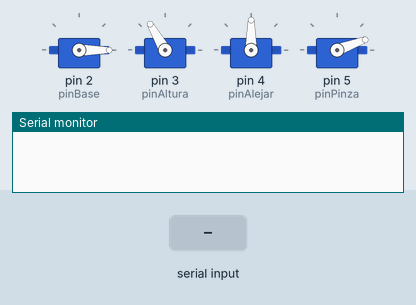
This sketch was run on a simulated Arduino Uno, built with avr-gcc and run on an emulated ATmega328P. On the bench: 4 × servo, the last lines printed to the serial monitor. Inputs (shaded band) come from the test bench.

Above: at 1.2 s.
1.3 s: "2\n" received over Serial
At 1.8 s:
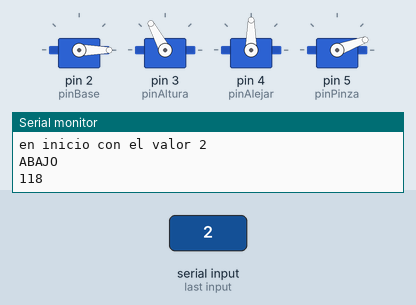
2.8 s: "90,45\n" received over Serial
At 2.97 s:
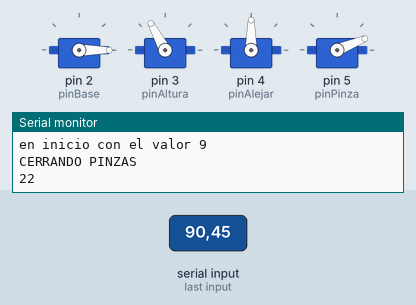
4.6 s: "30,150\n" received over Serial
At 4.77 s:
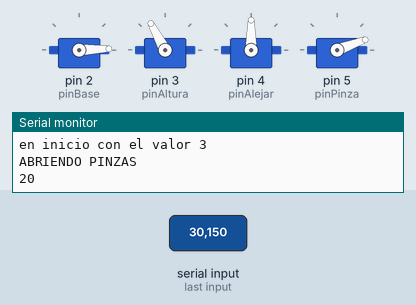
6.4 s: "8\n" received over Serial
At 6.9 s:
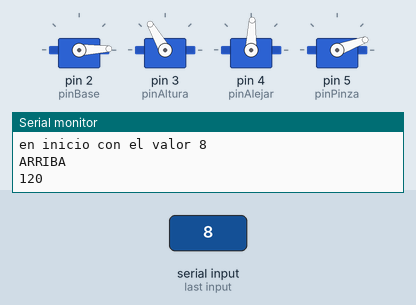
7.9 s: "200\n" received over Serial
At 9.3 s:
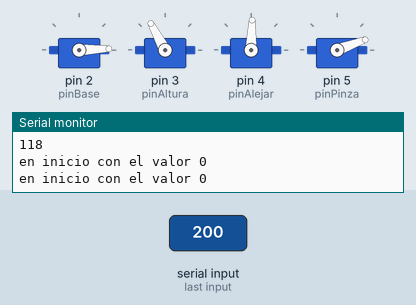
Timing chart, 0 to 10.4 s (numbered marks = the images above; inputs shaded):
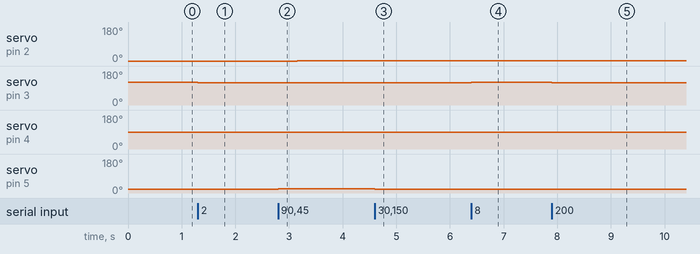

Measured:
- after the input at 1.3 s, servo on pin 3 (pinAltura): 120° → 118° at once
- after the input at 2.8 s, servo on pin 2 (pinBase): 0° → 2° after 0.35 s; servo on pin 5 (pinPinza): 20° → 22° at once
- after the input at 4.6 s, servo on pin 4 (pinAlejar): 90° → 88° after 0.35 s; servo on pin 5 (pinPinza): 22° → 20° at once
- after the input at 6.4 s, servo on pin 3 (pinAltura): 118° → 120° at once
- after the input at 7.9 s, servo on pin 3 (pinAltura): 120° → 118° at once

The sketch:

Proyectofisicafuncionando.ino
```cpp
#include <Servo.h>


Servo servoBase;
Servo servoAlejar;
Servo servoAltura;
Servo servoPinza;

int pinBase = 2; //base
int pinAltura = 3; // altura eje derecho//
int pinAlejar = 4; // alejar acercar eje izquierdo
int pinPinza = 5; //pinzas


int pinza = 20;
int base = 0;
int altura = 120;
int alejar = 90;


int a=0;

void setup() {
  // put your setup code here, to run once:
  Serial.begin(9600);
  servoBase.attach(pinBase);
  servoAltura.attach(pinAltura);
  servoAlejar.attach(pinAlejar);
  servoPinza.attach(pinPinza);
  servoBase.write(base);
  servoAlejar.write(alejar);
  servoAltura.write(altura);
  servoPinza.write(pinza);

}

void loop() {

  if (Serial.available()){
       a=Serial.read()-'0';

       if(a>=0){
           Serial.print("en inicio con el valor ");
           Serial.println(a);

         if(a==4){
          Serial.println("IZQUIERDA");
          if(base<175){
            base=base+2;
            servoBase.write(base);
            Serial.println(base);
            delay(150);
          }
        }
        else if(a==6){
          Serial.println("DERECHA");
          if(base>9){
            base=base-2;
            servoBase.write(base);
            Serial.println(base);
            delay(150);
          }
        }
        else if(a==8){
          //brazo hacia arriba
          Serial.println("ARRIBA");
          if(altura<160){
            altura=altura+2;
            servoAltura.write(altura);
            Serial.println(altura);
            delay(150);
          }
        }
        else if(a==2){
          //brazo hacia abajo
          Serial.println("ABAJO");
           if(altura>45){
            altura=altura-2;
            servoAltura.write(altura);
            Serial.println(altura);
            delay(150);
          }
        }
        else if(a==7){
          //abrimos el brazo moviemnto hacia adelante
          Serial.println("ADELANTE");
          if(alejar<160){
            alejar=alejar+2;
            servoAlejar.write(alejar);
            Serial.println(alejar);
            delay(150);
          }
        }
        else if(a==1){
          //recogemos el brazo movimento hacia atras
          Serial.println("ATRAS");
          if(alejar>80){
            alejar=alejar-2;
            servoAlejar.write(alejar);
             Serial.println(alejar);
            delay(150);
          }
        }
        else if(a==9){
          Serial.println("CERRANDO PINZAS");
          if(pinza<120){
            pinza=pinza+2;
            servoPinza.write(pinza);
             Serial.println(pinza);
            delay(150);
          }
        }
        else if(a==3){
          Serial.println("ABRIENDO PINZAS");
          if(pinza>20){
            pinza=pinza-2;
            servoPinza.write(pinza);
             Serial.println(pinza);
            delay(150);
          }
        }

        delay(100);
       }
  }

  /**/


}
```
